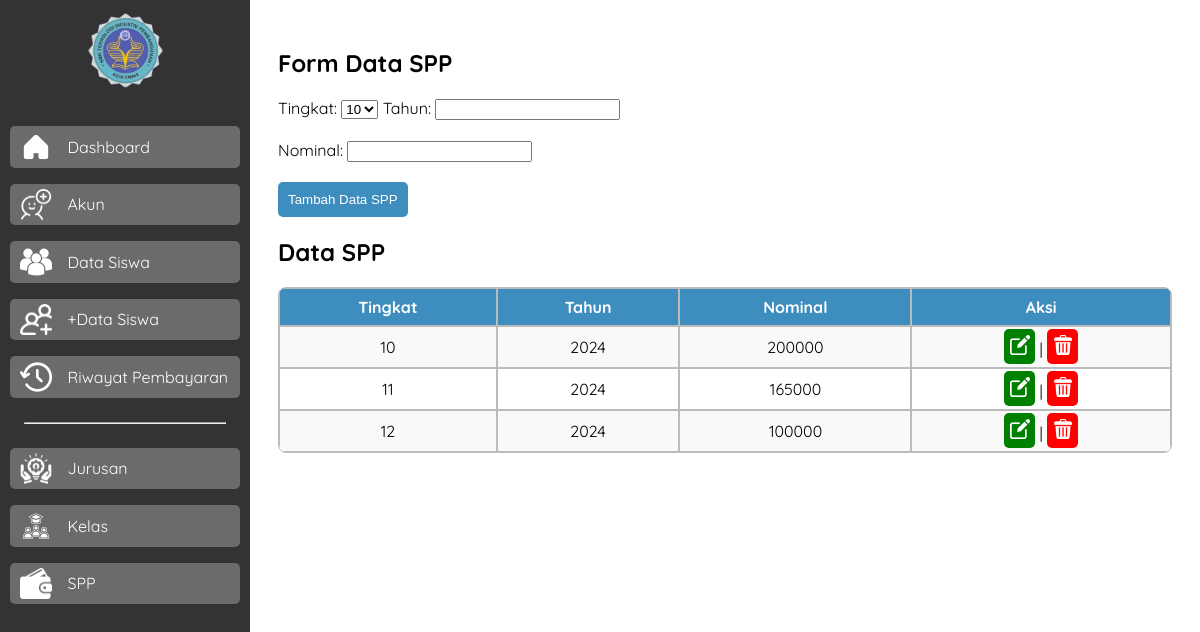
Page /menu/spp.php on the committed database.
### tables this page shows
CREATE TABLE `spp` (
  `id_spp` int(11) NOT NULL,
  `tingkat` varchar(100) NOT NULL,
  `tahun` year(4) NOT NULL,
  `nominal` int(11) NOT NULL
);

### menu/spp.php (the view, shortened to what this page needs)
<!DOCTYPE html>
<html lang="en">
<head>
    <link rel="stylesheet" href="../style/spp.css">
</head>
<body>
<div class="sidebar">
    <div class="sb-head">
        <img src="../asset/ti.png" alt="" srcset="">
    </div>
    <ul>
    <a href="../dashboard/dashboard_admin.php">
            <li><img src="../asset/home.png" alt="" srcset="">Dashboard</li>
        </a>
        <a href="../menu/add_akun.php">
            <li><img src="../asset/add-user.png" alt="" srcset="">Akun</li>
        </a>
        <a href="../menu/data_siswa.php">
            <li><img src="../asset/siswa.png" alt="" srcset="">Data Siswa</li>
        </a>
        <a href="../menu/add_siswa.php">
            <li><img src="../asset/add-group.png" alt="" srcset="">+Data Siswa</li>
        </a>
        <a href="../menu/riwayat.php">
            <li><img src="../asset/history.png" alt="" srcset="">Riwayat Pembayaran</li>
        </a>
        <hr>
        <a href="../menu/menu-jurusan.php">
            <li><img src="../asset/future.png" alt="" srcset="">Jurusan</li>
        </a>
        <a href="../menu/kelas.php">
            <li><img src="../asset/group-class.png" alt="" srcset="">Kelas</li>
        </a>
        <a href="../menu/spp.php">
            <li><img src="../asset/wallet.png" alt="" srcset="">SPP</li>
        </a>
    </ul>
</div>
<main>
<h2>Form Data SPP</h2>
    <form action="../action/proses-spp.php" method="post">
        <label for="tingkat">Tingkat:</label>
        <select name="tingkat" id="tingkat" required>
            <option value="10">10</option>
        </select>
        <label for="tahun">Tahun:</label>
        <input type="text" id="tahun" name="tahun" required><br><br>
        <label for="nominal">Nominal:</label>
        <input type="text" id="nominal" name="nominal" required><br><br>
        <input type="submit" value="Tambah Data SPP">
    </form>
    <h2>Data SPP</h2>
    <table>
        <tr>
            <th>Tingkat</th>
            <th>Tahun</th>
            <th>Nominal</th>
            <th>Aksi</th>
        </tr>
        <?php
    $servername = "localhost";
    $username = "root";
    $password = "";
    $dbname = "spp";
    $conn = new mysqli($servername, $username, $password, $dbname);
        $sql = "SELECT * FROM spp";
        $result = $conn->query($sql);
        if ($result->num_rows > 0) {
            while($row = $result->fetch_assoc()) {
                echo "<tr>";
                echo "<td>" . $row["tingkat"]. "</td>";
                echo "<td>" . $row["tahun"]. "</td>";
                echo "<td>" . $row["nominal"]. "</td>";
                echo "<td><a href='../action/edit-spp.php?id=".$row["id_spp"]."' class='edit'><img src='../asset/edit.png'></a> |
                <a href='../action/hapus-spp.php?id=".$row["id_spp"]."' class='hapus'><img src='../asset/recycle-bin.png'></a></td>";
                echo "</tr>";
            }
        } else {
            echo "<tr><td colspan='5'>Tidak ada data</td></tr>";
        }
        ?>
    </table>
</main>
</body>
</html>

### style/spp.css (style rules this page uses)
body { font-family: 'Quicksand', Courier, monospace; }
table { width: 100%; border-collapse: separate; border-spacing: 0; margin-top: 20px; border-radius: 8px; overflow: hidden; }
table, th, td { border: 1px solid rgb(187, 187, 187); }
th, td { text-align: center; padding: 8px; }
th { background-color: #3D8DBE; color: white; }
tr:nth-child(even) { background-color: #f9f9f9; }
a img { width: 20px; filter: invert(100%); }
.edit { background-color: green; padding: 10px 5px 5px 6px; border-radius: 5px; }
.hapus { background-color: red; padding: 10px 5px 5px 6px; border-radius: 5px; }
.sidebar { width: 250px; background-color: #333; position: fixed; top: 0; left: 0; height: 100%; overflow-y: auto; }
.sidebar .sb-head { width: 100%; height: 100px; display: flex; align-items: center; justify-content: center; }
.sb-head img { width: 30%; }
.sidebar ul { display: grid; gap: 1em; padding: 10px; }
.sidebar ul a { list-style: none; text-decoration: none; background-color: rgb(107, 107, 107); color: white; border-radius: 5px; transition: .3s; }
.sidebar ul a li { display: flex; align-items: center; gap: 1em; padding: 5px 10px 5px 10px; }
.sidebar ul a li img { width: 15%; filter: invert(100%); }
.sidebar hr { width: 200px; }
main { margin-left: 250px; padding: 20px; }
input[type="submit"] { background-color: #3D8DBE; color: white; padding: 10px; border-radius: 5px; border: none; }

### rows in the picture
spp: tingkat "10", tahun "2024", nominal "200000"
spp: tingkat "11", tahun "2024", nominal "165000"
spp: tingkat "12", tahun "2024", nominal "100000"
